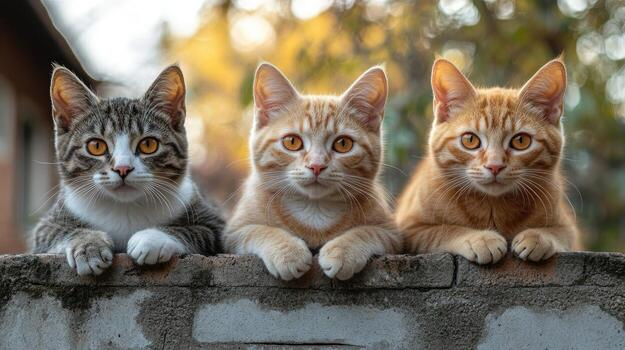
#> input picture Photos/cats.jpg, 625 x 350 px, found by its file name
$ python masking.py
#> lines starting #> are read from the running program, lines starting #| are printed output that depends on the picture; after the words box and inside, x2 and y2 are one past the last pixel; in counts of white or black regions, pixels touching at a corner belong together
import cv2 as cv
import numpy as np

img = cv.imread('Photos/cats.jpg')
#> img is the input picture: shape (350, 625, 3); mean B, G, R 97.7, 113.8, 123.5
cv.imshow('Cats', img)

blank = np.zeros((300,300), dtype='uint8')
cv.imshow('Blank Image', blank)

circle = cv.circle(blank.copy(), (img.shape[1]//2 + 45,img.shape[0]//2),100,255,-1)
# cv.imshow('Mask', circle)

rectangle = cv.rectangle(blank.copy(), (30,30), (370,370), 255, -1)
# cv.imshow('Rectangle', rectangle)

weird_shape = cv.bitwise_and(circle,rectangle)
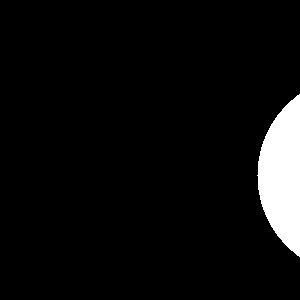
#> circle: shape (300, 300); 5.4% white; 1 white region, box (x1, y1, x2, y2) and area: (257, 94, 300, 257) 4879
cv.imshow('Weird Shape', weird_shape)

#> (the run stopped early here; a loop or call above may not have finished)
